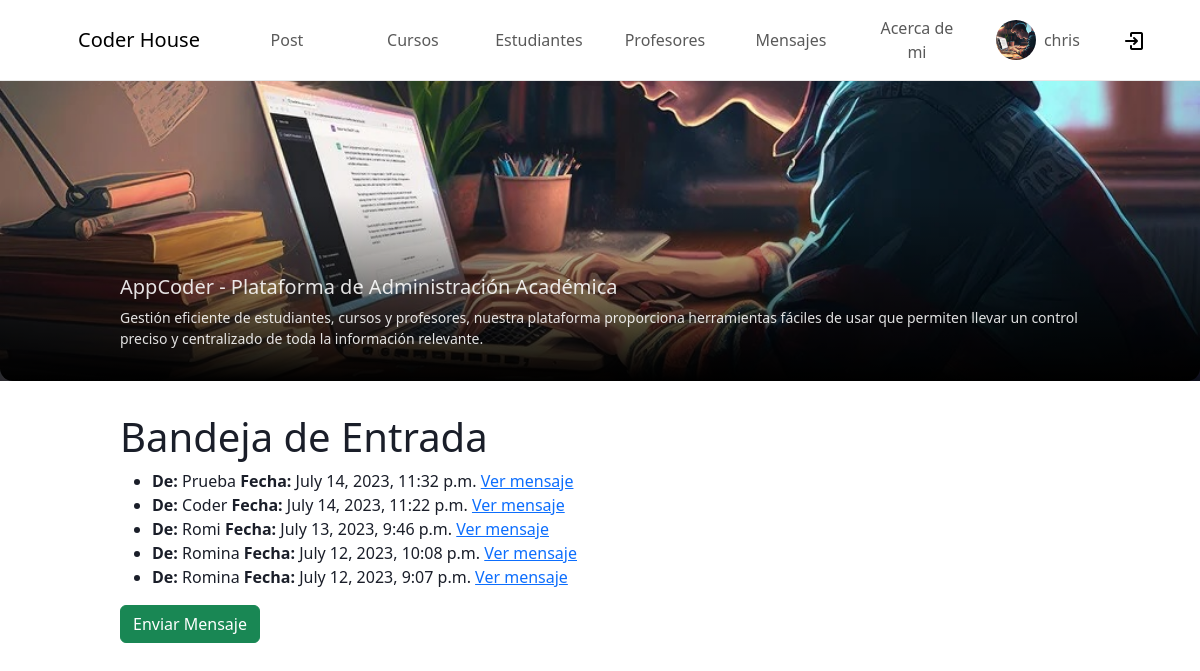
/Appcoder/bandejaEntrada/ (signed in), run on the app's committed database.
### Appcoder/models.py (models this page shows)
class Mensaje(models.Model):
    remitente = models.ForeignKey(User, related_name='mensajes_enviados', on_delete=models.CASCADE)
    destinatario = models.ForeignKey(User, related_name='mensajes_recibidos', on_delete=models.CASCADE)
    contenido = models.TextField()
    fecha_creacion = models.DateTimeField(auto_now_add=True)
    class Meta:
        ordering = ['-fecha_creacion']

### Appcoder/views.py (the view)
# urls.py: path('bandejaEntrada/', bandejaEntrada, name='bandejaEntrada'),
@login_required
def bandejaEntrada(request):
    avatar = getavatar(request)
    mensajes = Mensaje.objects.filter(destinatario=request.user).order_by('-fecha_creacion')
    return render(request, 'Appcoder/bandejaEntrada.html', {'mensajes': mensajes,"avatar": avatar})

### Appcoder/views.py (called while the page is built)
@login_required
def getavatar(request):
    avatar = Avatar.objects.filter(user = request.user.id)
    try:
        avatar = avatar[0].image.url
    except:
        avatar = None
    return avatar

### Appcoder/templates/AppCoder/bandejaEntrada.html
{% extends "AppCoder/inicio.html" %}
{% load static %}
{% block contenidoQueCambia %}
<h1>Bandeja de Entrada</h1>
{% if mensajes %}
<ul>
    {% for mensaje in mensajes %}
    <li>
        <strong>De:</strong> {{ mensaje.remitente }}
        <strong>Fecha:</strong> {{ mensaje.fecha_creacion }}
        <a href="{% url 'verMensajes' mensaje.id %}">Ver mensaje</a>
    </li>
    {% endfor %}
</ul>
{% else %}
<p>No hay mensajes en la bandeja de entrada.</p>
{% endif %}
<a href="{% url 'enviarMensaje' %}" class="btn btn-success">Enviar Mensaje</a>
{% endblock %}

### Appcoder/templates/AppCoder/inicio.html (shortened to what this page needs)
<!DOCTYPE html>
<html lang="en">
<head>
    {% load static %}
    <link href="{% static 'AppCoder/css/bootstrap.min.css'%}" rel="stylesheet" />
    <link href="{% static 'AppCoder/css/styles.css'%}" rel="stylesheet" />
</head>
<body>
    <nav class="navbar navbar-expand-lg navbar-light" id="mainNav">
        <div class="container px-4 px-lg-5 barra-nav">
            <a class="navbar-brand" href="{% url 'Inicio' %}">Coder House</a>
            <div class="collapse navbar-collapse" id="navbarResponsive">
                <ul class="navbar-nav ms-auto">
                    <li class="nav-item"><a class="nav-link" href="{% url 'create_post' %}">Post</a></li>
                    <li class="nav-item"><a class="nav-link" href="{% url 'Cursos' %}">Cursos</a></li>
                    <li class="nav-item"><a class="nav-link" href="{% url 'Estudiantes' %}">Estudiantes</a></li>
                    <li class="nav-item"><a class="nav-link" href="{% url 'Profesores' %}">Profesores</a></li>
                    <li class="nav-item"><a class="nav-link" href="{% url 'bandejaEntrada' %}">Mensajes</a></li>
                    <li class="nav-item"><a class="nav-link" href="{% url 'acercaDeMi' %}">Acerca de mi</a></li>
                    <li class="nav-item">
                        <a class="nav-link" href="{% url 'perfil' %}" style="display: flex;align-items: center;">
                            <div style="border-radius: 50%; overflow: hidden; width: 40px; height: 40px; margin-right: .5rem;">
                                <img src="{{avatar}}" style="width: 100%; height: 100%; object-fit: cover;" alt="perfil">
                            </div>
                            {{user.username}}
                         </a>
                    </li>
                    <li class="nav-item">
                        <a class="nav-link" style="min-width: 20px;" href="{% url 'login' %}">
                            <img src="/media/img/cerrar-sesion.png" alt="">
                        </a>
                    </li>
                </ul>
            </div>
        </div>
    </nav>
    <div id="banner">
        <div id="descr-web">
            <h5>AppCoder - Plataforma de Administración Académica</h5>
            Gestión eficiente de estudiantes, cursos y profesores, nuestra plataforma
            proporciona herramientas fáciles de usar que permiten llevar un control preciso y centralizado de toda la
            información relevante.
        </div>
    </div>
    <div id="main-container">
        {% block contenidoQueCambia %}
        {% endblock %}
    </div>
</body>
</html>

### Appcoder/static/AppCoder/css/styles.css (style rules this page uses)
body { color: #1a1e29; }
* { box-sizing: border-box !important; }
#banner { width: 100%; height: 300px; background: url("/media/img/banner.jpg") no-repeat; background-size: cover; background-position: center 72%; margin-bottom: 2rem; display: flex; align-items: flex-end; justify-content: center; }
#descr-web { width: 100%; font-size: 14px; border-radius: .8rem; padding: 5rem 10% 2rem 10%; padding-top: 5rem; color: rgba(255, 255, 255, 0.88); background: linear-gradient(0deg, black, transparent); }
#main-container { width: 80%; margin: 0 auto; }
.navbar { border-bottom: 1px solid #e9e9e9; }
.nav-item { display: flex; align-items: center; }
.nav-link { min-width: 110px; text-align: center; transition: all .2s ease-in-out; border-radius: 5px; margin-left: 1rem; }

### data on the page
Mensaje: remitente "Prueba", fecha_creacion "July 14, 2023, 11:32 p.m."
Mensaje: remitente "Coder", fecha_creacion "July 14, 2023, 11:22 p.m."
Mensaje: remitente "Romi", fecha_creacion "July 13, 2023, 9:46 p.m."
Mensaje: remitente "Romina", fecha_creacion "July 12, 2023, 10:08 p.m."
Mensaje: remitente "Romina", fecha_creacion "July 12, 2023, 9:07 p.m."

### other printed values
{{ user.username }} "chris"
